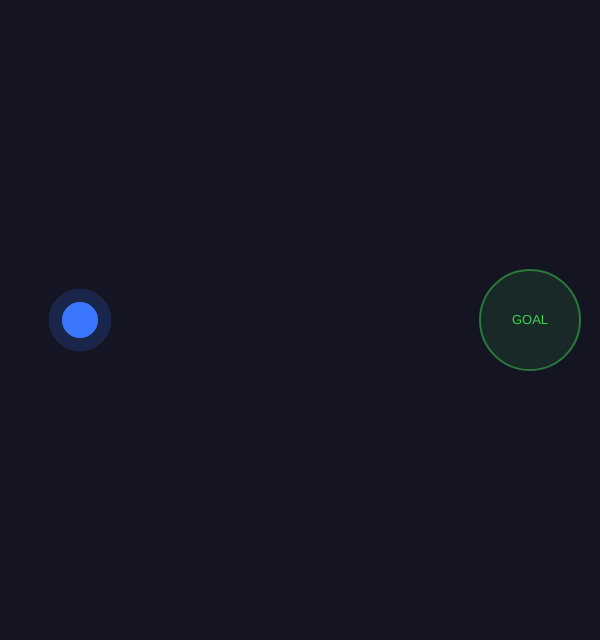
Frame 1 (no input)
Frame 60 (no input): identical to frame 1, image omitted
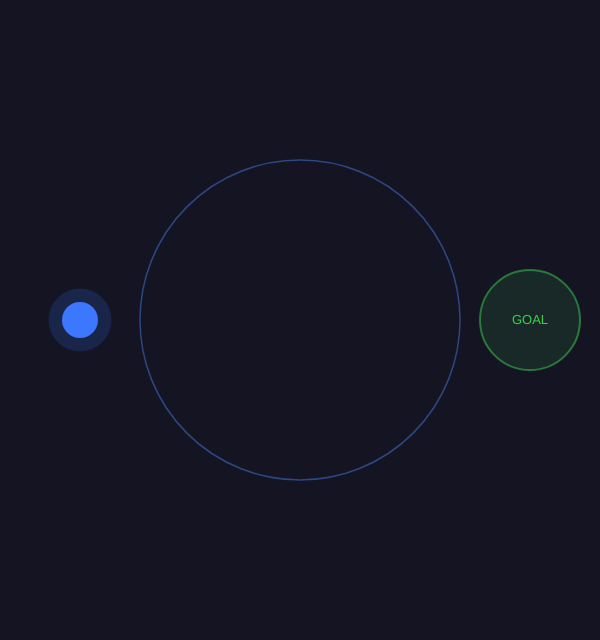
Frame 120 (the mouse pressed at the canvas centre since frame 60)

The p5.js sketch that drew these frames (run headless with seeded random() and noise() and a simulated clock; from frame 60 on, the mouse is pressed at the canvas centre):

// p5.js sketch
// ── sketch.js
//  Settings 
let MAGNET_RANGE = 160;   // how far the attraction reaches (px)
let BALL_R       = 18;    // ball radius


//  Game states
let ball = {};    // the one blue ball  { x, y, vx, vy }
let goal = {};    // the goal zone      { x, y, r }
let won  = false; // has the player won?


//  Setup — runs once at the start
function setup() {
  createCanvas(600, 640);
  textFont("Arial");

  // Place the ball on the left side
  ball = { x: 80, y: height / 2, vx: 0, vy: 0 };

  // Place the goal on the right side
  goal = { x: width - 70, y: height / 2, r: 50 };
}


//  Draw — runs every frame 
function draw() {
  background(20, 20, 35);

  if (won) {
    drawWinScreen();
    return;
  }

  updateBall();
  drawGoal();
  drawMagnetIndicator();
  drawBall();
  checkWin();
}



//  Update ball physics
function updateBall() {

  // While the mouse is held down, pull the ball toward the cursor
  if (mouseIsPressed) {
    let dx = mouseX - ball.x;
    let dy = mouseY - ball.y;
    let d  = dist(ball.x, ball.y, mouseX, mouseY);

    if (d > 5 && d < MAGNET_RANGE) {
      let force = 0.6 * (1 - d / MAGNET_RANGE);  // stronger when closer
      ball.vx  += force * (dx / d);
      ball.vy  += force * (dy / d);
    }
  }

  // Apply friction so the ball slows down naturally
  ball.vx *= 0.92;
  ball.vy *= 0.92;

  // Move the ball
  ball.x += ball.vx;
  ball.y += ball.vy;

  // Bounce off the four walls
  if (ball.x - BALL_R < 0)      { ball.x = BALL_R;          ball.vx *= -1; }
  if (ball.x + BALL_R > width)  { ball.x = width - BALL_R;  ball.vx *= -1; }
  if (ball.y - BALL_R < 0)      { ball.y = BALL_R;          ball.vy *= -1; }
  if (ball.y + BALL_R > height) { ball.y = height - BALL_R; ball.vy *= -1; }
}



//  Check win
function checkWin() {
  if (dist(ball.x, ball.y, goal.x, goal.y) < goal.r - BALL_R) {
    won = true;
  }
}



//  drawing helper


function drawGoal() {
  // Filled circle
  noStroke();
  fill(60, 210, 80, 28);
  circle(goal.x, goal.y, goal.r * 2);

  // Outline
  noFill();
  stroke(60, 210, 80, 130);
  strokeWeight(2);
  circle(goal.x, goal.y, goal.r * 2);

  // Label
  fill(60, 210, 80);
  noStroke();
  textAlign(CENTER, CENTER);
  textSize(13);
  text("GOAL", goal.x, goal.y);
}

function drawBall() {
  // Soft glow
  noStroke();
  fill(60, 120, 255, 45);
  circle(ball.x, ball.y, BALL_R * 3.5);

  // Main ball
  fill(60, 120, 255);
  circle(ball.x, ball.y, BALL_R * 2);
}

function drawMagnetIndicator() {
  // Show a dashed ring around the cursor while the mouse is held
  if (mouseIsPressed) {
    noFill();
    stroke(80, 140, 255, 110);
    strokeWeight(1.5);
    circle(mouseX, mouseY, MAGNET_RANGE * 2);
  }
}

function drawWinScreen() {
  // Dim overlay
  fill(0, 0, 0, 160);
  noStroke();
  rect(0, 0, width, height);

  // Win message
  fill(60, 210, 80);
  textAlign(CENTER, CENTER);
  textSize(48);
  text("You Win!", width / 2, height / 2 - 30);

  fill(200);
  textSize(18);
  text("Click to play again", width / 2, height / 2 + 30);
}



// input

function mouseReleased() {
  if (won) {
    ball = { x: 80, y: height / 2, vx: 0, vy: 0 };
    won  = false;
  }
}
